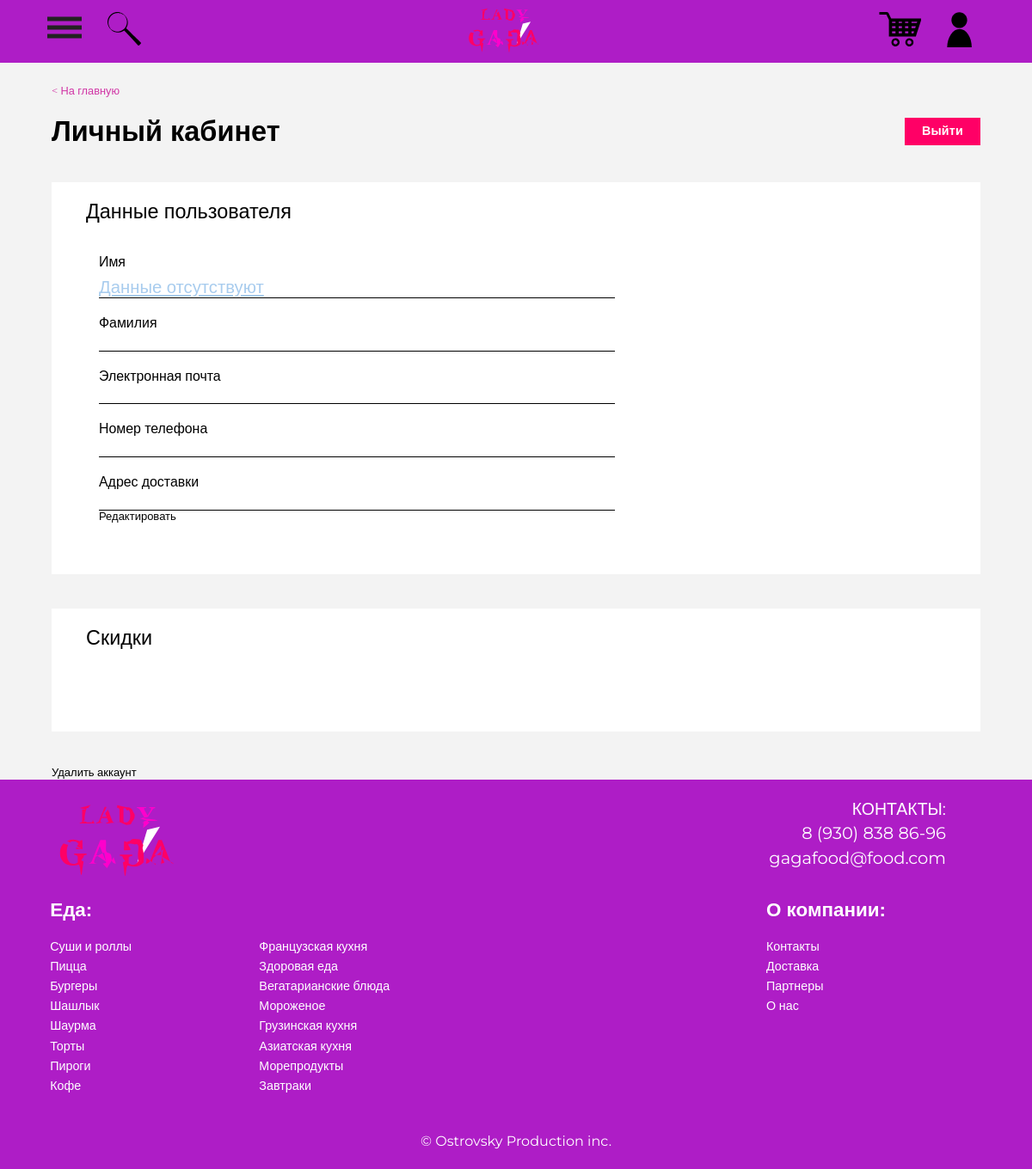
/profile/, run on an earlier commit of the app's database.
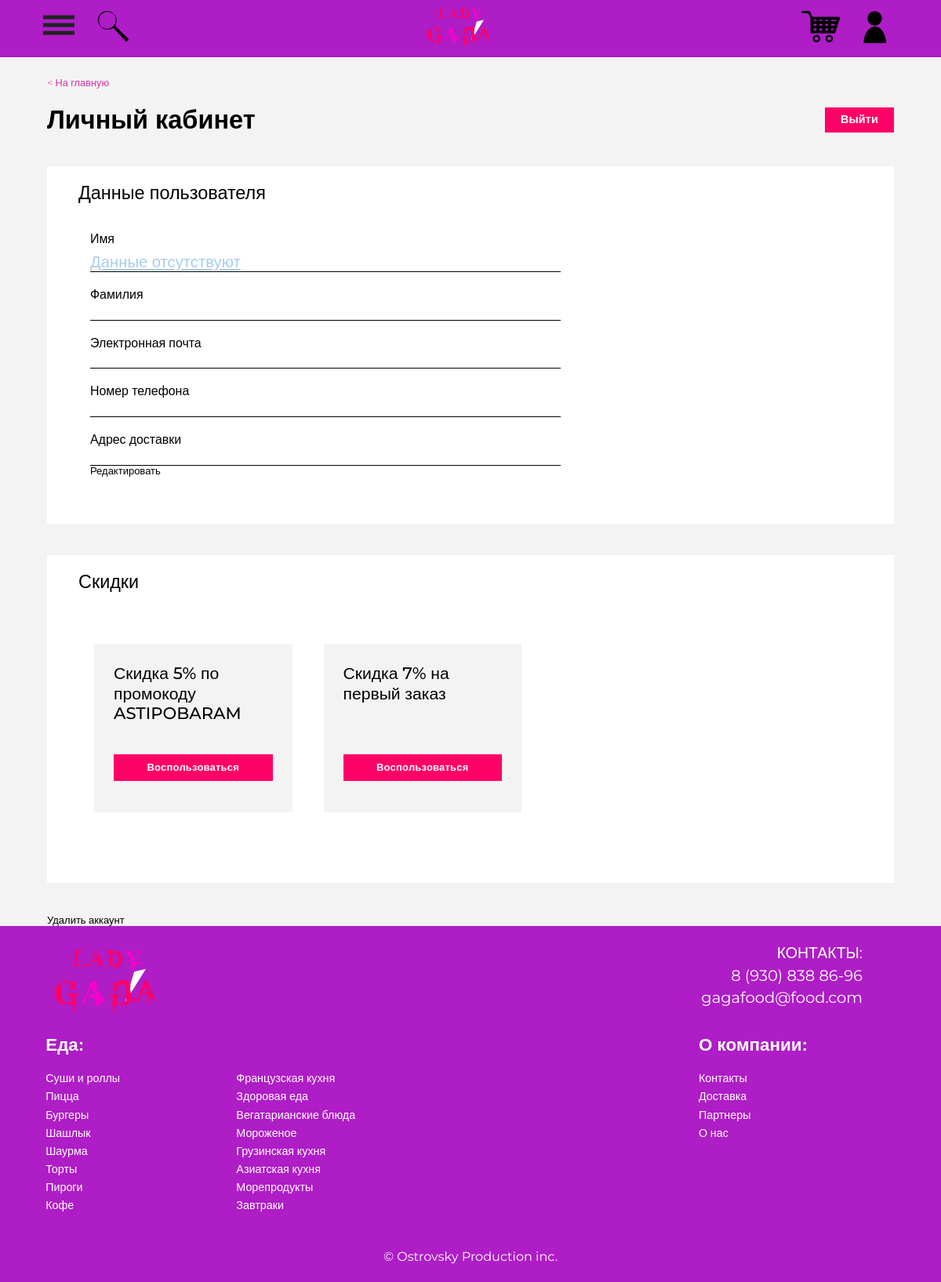
And on a later commit of the database.
### discount_coupons/models.py (models this page shows, shortened)
class Coupons (models.Model):
    title = models.CharField(verbose_name='Название акции', max_length=255)
    description = models.TextField(verbose_name='Об акции')
    percent = models.CharField(verbose_name='Процент скидки', max_length=3)
    code = models.CharField(verbose_name='Код', max_length=255, unique=True)
    history = HistoricalRecords()
    class Meta:
        verbose_name = 'Купон'
        verbose_name_plural = 'Купоны'
        ordering = ['percent', 'code', ]

### gagafood/views.py (the view)
# urls.py: path('profile/', profile, name='profile'),
def profile(request):
    coupons = Coupons.objects.all()
    context = {
        'title': 'Профиль',
        'coupons': coupons,
    }
    return render(request, 'gagafood/profile.html', context=context)

### gagafood/templates/gagafood/profile.html (shortened to what this page needs)
{% extends 'gagafood/_base.html' %}
{% load static %}
{% block content%}
    <main class="profile">
        <div class="profile__wrapper">
            <div class="profile__crumbs crumbs">
                <a href="{% url 'home' %}" class="crumbs__link"> &lt; На главную </a>
            </div>
            <div class="profile__head">
                <h1 class="profile__title">
                    Личный кабинет
                </h1>
                <div class="profile__buttons">
                    <div class="profile__button">
                        <a href="{% url 'logout' %}" class="profile__logout">
                            Выйти
                        </a>
                    </div>
                </div>
            </div>
            <section class="profile__user-data user-data">
                <div class="user-data__wrapper">
                    <h2 class="user-data__title">
                        Данные пользователя
                    </h2>
                    <div class="user-data__form">
                        <div class="user-data__fielder">
                            <p class="user-data__label">Имя</p>
                            {% if user.first_name %}
                                <p class="user-data__value">{{user.first_name}}</p>
                            {% else %}
                                <p class="profile__username">
                                    Данные отсутствуют
                                </p>
                            {% endif %}
                            <span></span>
                        </div>
                        <div class="user-data__fielder">
                            <p class="user-data__label">Фамилия</p>
                            <span></span>
                        </div>
                        <div class="user-data__fielder">
                            <p class="user-data__label">Электронная почта</p>
                            <span></span>
                        </div>
                        <div class="user-data__fielder">
                            <p class="user-data__label">Номер телефона</p>
                            <span></span>
                        </div>
                        <div class="user-data__fielder">
                            <p class="user-data__label">Адрес доставки</p>
                            <span></span>
                        </div>
                        <div class="">
                            <a href="{% url 'edit' %}" class="button">Редактировать</a>
                        </div>
                    </div>
                </div>
            </section>
            <section class="profile__discounts discounts">
                <div class="discounts__wrapper">
                    <h2 class="discounts__title">
                        Скидки
                    </h2>
                    <div class="discounts__body">
                        {% for c in coupons %}
                        <div class="discounts__card">
                            <p class="discounts__name">
                                {{ c.title }}
                            </p>
                            <div class="discounts__button">
                                <a href="" class="discounts__use">
                                    Воспользоваться
                                </a>
                            </div>
                        </div>
                        {% endfor %}
                    </div>
                </div>
            </section>
            <section class="profile__delete delete">
                <a href="#" class="button">Удалить аккаунт</a>
            </section>
        </div>
    </main>
{% endblock %}

What changed in the data, as far as the page shows it:
added Coupons: title "Скидка 5% по промокоду ASTIPOBARAM"
added Coupons: title "Скидка 7% на первый заказ"
